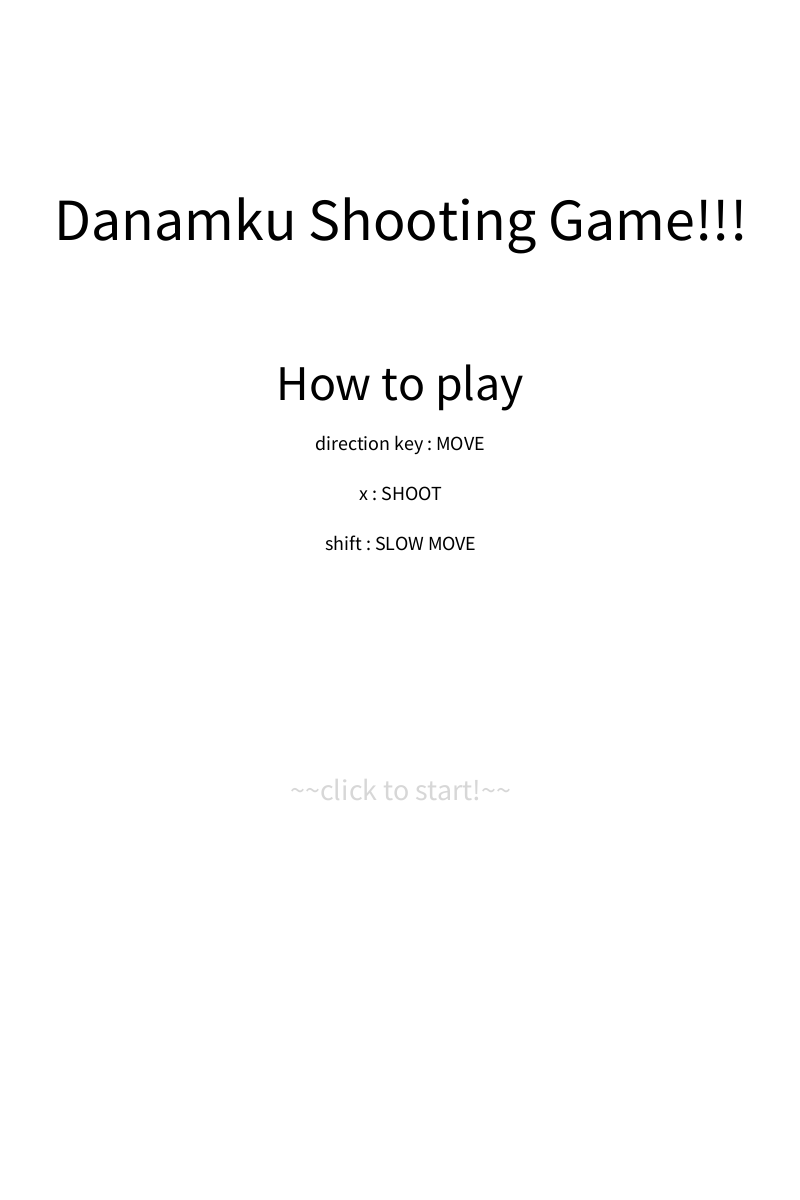
Frame 1 (no input)
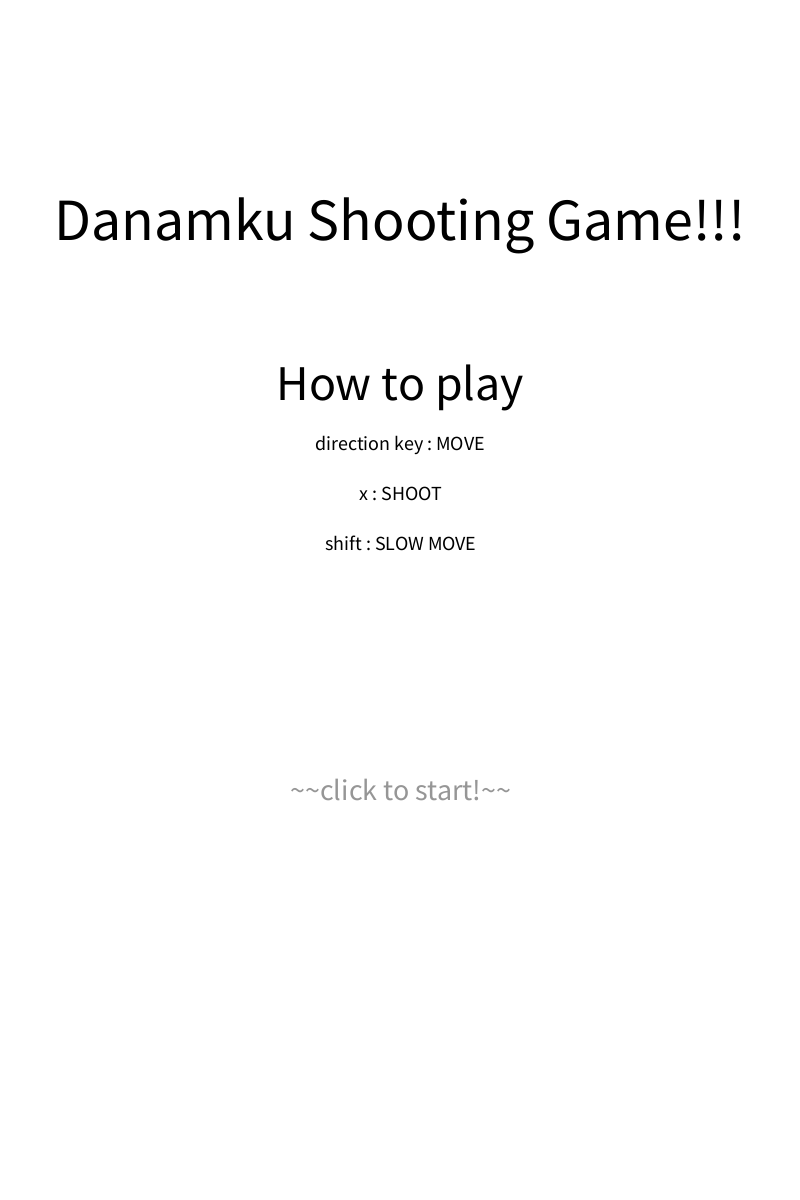
Frame 60 (the mouse pressed at the canvas centre just before this capture)
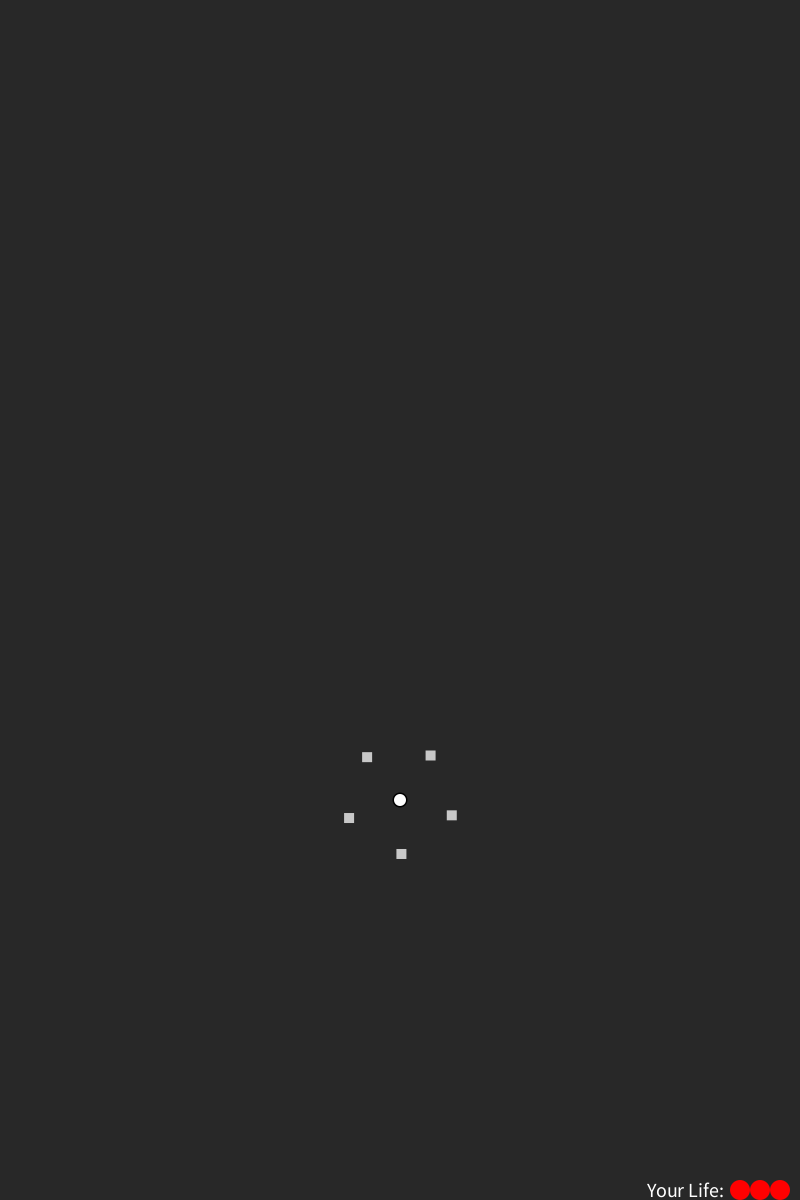
Frame 120 (the mouse held since frame 60 and released just before this capture)

The Processing sketch that drew these frames (run headless with seeded random() and noise(); from frame 60 on, the mouse is pressed at the canvas centre):

// Processing sketch: STGame
// ── STGame.pde
class Timer {
  private double baseTime;
  private boolean first = true;
  Timer() {
    baseTime = millis();
  }
  double getMilTime() {
    return millis() - baseTime;
  }
  double getCntOfFrames() {
    return glo_frameRate * getMilTime()/1000.0;
  }
  void resetTimer() {
    baseTime = millis();
  }
  boolean isFirstCall() {
    return first ? !(first = false) : false;
  }
}
class Danmaku { 
  private ArrayList<Projectile> projectiles = new ArrayList<>();
  private void display() {
    for(int i = 0; i < projectiles.size(); i++)  projectiles.get(i).display();
  }
  private void move() {
    for(int i = 0; i < projectiles.size(); i++) projectiles.get(i).move();
  }
  private void add(Projectile p) {
    projectiles.add(p);
  }
  private void add(ArrayList<Projectile> ps) {
    projectiles.addAll(ps);
  }
  private void deleteOutOfField() {
    for(int i = projectiles.size() - 1; i >= 0; i--) {
      Projectile p = projectiles.get(i);
      if(!p.isInside()) projectiles.remove(i);
    }
  }
  private boolean isEmpty() {
    return projectiles.isEmpty();
  }
}
abstract class Projectile {
  protected double x, y, size, speed, rad;
  protected int figId;
  protected Timer t;
  protected double sx, sy, cx, cy;
  protected color col;
  Projectile (double x0, double y0, double size0, double speed0, double rad0, int figId0, color col0) {
    x = x0; y = y0; size = size0; speed = speed0; rad = rad0; figId = figId0;
    t = new Timer();
    sx = x0; sy = y0; cx = 0; cy = 0; col = col0;
  }
  private void display() {
    fill(255);
    pushMatrix();
    translate((float)sx, (float)sy);
    rotate((float)rad);
    printFig();
    popMatrix();
  }
  private void printFig() {
    if(figId == 0) {
      fill(col); circle((float)cx, (float)cy, (float)size * 1.25);
      fill(255); circle((float)cx, (float)cy, (float)size);
    }
    else rect((float)cx, (float)cy, (float)size*2, (float)size);
  }
  abstract void move();
  protected void setXY() {
    if(cx >= 0) {
      x = sqrt(pow((float)cx, 2) + pow((float)cy, 2))*cos((float)rad) + sx; y = sqrt(pow((float)cx, 2) + pow((float)cy, 2))*sin((float)rad) + sy;
    }else{
      x = sqrt(pow((float)cx, 2) + pow((float)cy, 2))*cos((float)rad + PI) + sx; y = sqrt(pow((float)cx, 2) + pow((float)cy, 2))*sin((float)rad+ PI) + sy;
    }
  }
  private boolean isInside() {
    double tolerance = 50;
    return (-tolerance < x && x < width + tolerance && - tolerance < y && y < height + tolerance);
  }
}
class ULinearP extends Projectile {
  ULinearP(double x0, double y0, double size0, double speed0, double rad0, int figId0, color col0) {
    super(x0, y0, size0, speed0, rad0, figId0, col0);
  }
  void move() {
    cx = t.getCntOfFrames() * speed;
    setXY();
  }
}
abstract class GameObject {
  protected double x, y;
  abstract protected void display();
}
abstract class Unit extends GameObject {
  protected double size;
  protected Danmaku danmaku;
  protected boolean isAlive;
  protected Timer unitTimer = new Timer();
  Unit() {
    danmaku = new Danmaku(); isAlive = true;
  }
  protected boolean isColided(Danmaku opponentDanmaku) {
    if(isAlive) {
      boolean flag = false;
      ArrayList<Projectile> ops = opponentDanmaku.projectiles;
      for (int i = ops.size() - 1; i >= 0; i--) {
        Projectile op = ops.get(i);
        double d = dist((float)x, (float)y, (float)op.x, (float)op.y);
        if(d <= (size + op.size)/2) {
          ops.remove(i);
          return true;
        }
      }
    }
    return false;
  }
  protected void genOneDan(double x, double y, double size, double speed, double fireRad, int figId, color col) {
    danmaku.add(new ULinearP(x, y, size, speed, fireRad, figId, col));
  }
  protected void genNWaysDan(double x, double y, double size, double speed, double fireRad, double spanRad, int n, int figId, color col) {
    for(int i = 0; i < n; i++) {
      double baseRad = fireRad - (n-1) * spanRad / 2;
      danmaku.add(new ULinearP(x, y, size, speed, baseRad + spanRad * i, figId, col));
    }
  }
  protected void genAllDirectionsDan(double x, double y, double size, double speed, double rad, int n, int figId, color col) {
    for(int i = 0; i < n; i++) danmaku.add(new ULinearP(x, y, size, speed, rad + 2*PI*i/n, figId, col));
  }
}
class PlayerUnit extends Unit {
  private int numSubUnits, zanki = 3, mutekiTime = 3000;
  private boolean isAlive, muteki, displayPhase;
  private ArrayList<SubUnit> subUnits = new ArrayList<>();
  private double step = 8, slowStep = 4, angSpan = PI/18, angStep = PI/120, maxAngSpan = PI/18, minAngSpan = PI/72;
  private Timer mutekiTimer, efTimer;
  PlayerUnit() {
    super();
    x = width/2; y = height * 2 / 3; numSubUnits = 5; size = 15;
    for(int i = 0; i < numSubUnits; i++) addSubUnit(2*PI / numSubUnits * i);
    isAlive = true; muteki = false; displayPhase = false;
    mutekiTimer = new Timer(); efTimer = new Timer();
  }
  void update(ArrayList<EnemyUnit> enemies) {
    if(!muteki) {
      for(int i = 0; i < enemies.size(); i++) {
        Unit curEnemyUnit = enemies.get(i);
        if(!muteki && isColided(curEnemyUnit.danmaku)) {
          if(zanki == 0) isAlive = false;
          zanki--;
          muteki = true;
          efTimer.resetTimer(); mutekiTimer.resetTimer();
        }
      }
    }
    commandSubUnit(); shoot(); display(); move();
  }
  protected void display() {
    int efTime = 250;
    if(muteki) {
      if(efTimer.getMilTime() > efTime) {
        displayPhase = !displayPhase;
        efTimer.resetTimer();
      }
      if(mutekiTimer.getMilTime() > mutekiTime) {
        displayPhase = true;
        muteki = false;
      }
      if(!displayPhase) return;
    }
    fill(fBlack); circle((float)x, (float)y, (float)size);
    fill(fWhite); circle((float)x, (float)y, (float)size* 0.8);
  }
  private void move() {
    if(glo_keyState[0] && y >= 0)  y -= (!glo_keyState[4] ? step : slowStep);
    if(glo_keyState[1] && y <= height)  y += (!glo_keyState[4] ? step : slowStep);
    if(glo_keyState[2] && x >= 0)  x -= (!glo_keyState[4] ? step : slowStep);
    if(glo_keyState[3] && x <= width)  x += (!glo_keyState[4] ? step : slowStep);
  }
  private void shoot() {
    if(glo_keyState[4]) {
      angSpan -= angStep; 
      angSpan = max((float)minAngSpan, (float)angSpan);
    }else{
      angSpan += angStep;
      angSpan = min((float)angSpan, (float)maxAngSpan);
    }
    if(glo_keyState[8]) {
      if(unitTimer.getMilTime() >= 20) {
        genNWaysDan(x, y, 7, 20, -PI/2, angSpan, 3, 1, fWhite);
        unitTimer.resetTimer();
      }
    }
    danmaku.display(); danmaku.move(); danmaku.deleteOutOfField();
  }
  private void addSubUnit(double rad) {
    SubUnit newSubUnit = new SubUnit(rad);
    subUnits.add(newSubUnit);
  }
  private void commandSubUnit() {
    for(int i = 0; i < numSubUnits; i++) {
      SubUnit temp = subUnits.get(i);
      temp.setMainUnitLoc(x, y); temp.update();
    }
  }
  double getX() {return x;}
  double getY() {return y;}
  int getNumSubUnits() {return numSubUnits;}
  ArrayList<SubUnit> getSubUnits() {return new ArrayList<>(subUnits);}
  int getZanki() {return zanki;}
  boolean getIsAlive() {return isAlive;}
}
class SubUnit extends Unit {
  private double size = 10,maxDist = 50, minDist = 25, distFromPlayer = 50, dStep = 4, mainUnitX, mainUnitY, rad;
  SubUnit(double rad0) {
    x = distFromPlayer*cos((float)rad); y = distFromPlayer*sin((float)rad); rad = rad0;
  }
  void setMainUnitLoc(double px, double py) {
    mainUnitX = px; mainUnitY = py;
  }
  void update() {
    shoot(); display(); move();
  }
  protected void display() {
    x = distFromPlayer*cos((float)rad); y = distFromPlayer*sin((float)rad);
    pushMatrix();
    translate((float)mainUnitX, (float)mainUnitY);
    fill(200);
    rect((float)(x), (float)(y), 10, 10);
    popMatrix();
  }
  private void move() {
    if(glo_keyState[4]) {
      distFromPlayer = max((float)minDist, (float)distFromPlayer);
      distFromPlayer -= dStep;
    }else{
      distFromPlayer = min((float)distFromPlayer, (float)maxDist);
      distFromPlayer += dStep;
    }
    rad += PI/120.0;
    rad %= 2 * PI;
  }
  private void shoot() {
    if(glo_keyState[8]) {
      if(unitTimer.getMilTime() >= 20) {
        genOneDan(mainUnitX + x, mainUnitY + y, 5, 20, -PI/2, 0, fWhite);
        unitTimer.resetTimer();
      }
    }
    danmaku.display(); danmaku.move(); danmaku.deleteOutOfField();
  }
}
class EnemyUnit extends Unit {
  private Timer t, pauseTimer;
  protected int life;
  private int waypointsIndex, maxWaypointIndex;
  private double speed, rad, sx, sy, cx, cy, curWaypointX, curWaypointY;
  private double[][] waypoints;
  private boolean isPaused, isActive, hasPauseBeenTriggered, isMovable;  
  protected PlayerUnit player;
  EnemyUnit(double x0, double y0, double size0, double speed0, double[][] waypoints0) {
    super();
    x = x0; y = y0; sx = x0; sy = y0; cx = 0; cy = 0; size = size0; speed = speed0; waypoints = waypoints0; life = 1;
    t = new Timer(); pauseTimer = new Timer(); danmaku = new Danmaku(); 
    isAlive = true; isActive = true; hasPauseBeenTriggered = false; isPaused = false; isMovable = true;
    waypointsIndex = 0; maxWaypointIndex = waypoints.length - 1;
    curWaypointX = waypoints[0][0]; curWaypointY = waypoints[0][1];
  }
  void update() {
    drawDanmaku();
    if(isAlive) {
      if(isColided(player.danmaku)) applyDamage();
      ArrayList<SubUnit> playerSubUnits = player.getSubUnits();
      for(int i = 0; i < player.getNumSubUnits(); i++) if(isColided(playerSubUnits.get(i).danmaku)) applyDamage();
      if(!isInField()) isAlive = false;
      act(); display();
    }else{
      isActive = !danmaku.isEmpty();
    }
  }
  private void applyDamage() {
    if(life > 0) life--;
    else isAlive = false;
  }
  void display() {
    pushMatrix();
    translate((float)sx, (float)sy);
    rotate((float)rad);
    fill(fBlack);
    circle((float)cx, (float)cy, (float)size);
    fill(fWhite);
    circle((float)cx, (float)cy, (float)size*0.8);
    popMatrix();
  }
  protected void shootOnPause() {}; protected void shootJustOnPause() {}; protected void shootDurMoving() {}; protected void shootConstantly() {};  //抽象メソッドにはしない
  private void drawDanmaku() {
    danmaku.display(); danmaku.move(); danmaku.deleteOutOfField();
  }
  private void act() {
    if(isMovable) {
      if(isPaused) {
        if(!hasPauseBeenTriggered) {
          shootJustOnPause(); pauseTimer.resetTimer();
          hasPauseBeenTriggered = true;
        }
        if(pauseTimer.getMilTime() >= waypoints[waypointsIndex][2]) {
          if(waypointsIndex == maxWaypointIndex) {
            isMovable = false;
          }else{
            waypointsIndex++;
            sx = curWaypointX; sy = curWaypointY; cx = 0; cy = 0; curWaypointX = waypoints[waypointsIndex][0]; curWaypointY = waypoints[waypointsIndex][1];
            isPaused = false; hasPauseBeenTriggered = false;
            pauseTimer.resetTimer();
          }
        }
        shootOnPause();
      }else{
        double d = dist((float)x, (float)y, (float)curWaypointX, (float)curWaypointY);
        if(d <= speed) {
          isPaused = true;
        }else{
          moveTo(curWaypointX, curWaypointY);
        }
        shootDurMoving();
      }
    }
    shootConstantly();
  }
  private void moveTo(double curWpX, double curWpY) {
    rad = atan2((float)(curWpY - sy), (float)(curWpX - sx));
    cx += speed;
    setXYFromCXY();
  }
  private boolean isInField() {
    double tolerance = size/2;//50;
    return !(x <= -tolerance || x >= width + tolerance || y <= -tolerance || y >= height + tolerance);
  }
  protected void setXYFromCXY() {
    x = sqrt(pow((float)cx, 2) + pow((float)cy, 2))*cos((float)rad) + sx; y = sqrt(pow((float)cx, 2) + pow((float)cy, 2))*sin((float)rad) + sy;
  }
  void setPlayer(PlayerUnit player0) {
    player = player0;
  }
  boolean getActivityState() {return isActive;}
}
class NormEn1 extends EnemyUnit {
  private Timer[] shootOnPauseTimer;
  NormEn1(double x0, double y0, double size0, double speed0, double[][] waypoints0) {
    super(x0, y0, size0, speed0, waypoints0);
    life = 15;
    shootOnPauseTimer = new Timer[2]; shootOnPauseTimer[0] = new Timer(); shootOnPauseTimer[1] = new Timer();
  } 
  protected void shootJustOnPause() {
    double toP = atan2((float)(player.getY() - y), (float)(player.getX() - x));
    genNWaysDan(x, y, 10, 5, toP, PI/192, 13, 0, fMagenta);
    shootOnPauseTimer[1].resetTimer();    
  }
}
class NormEn2 extends EnemyUnit {
  private Timer[] shootOnPauseTimer;
  NormEn2(double x0, double y0, double size0, double speed0, double[][] waypoints0) {
    super(x0, y0, size0, speed0, waypoints0);
    life = 20;
    shootOnPauseTimer = new Timer[2]; shootOnPauseTimer[0] = new Timer(); shootOnPauseTimer[1] = new Timer();
  }
  protected void shootOnPause() {
    if(shootOnPauseTimer[0].isFirstCall() || shootOnPauseTimer[0].getMilTime() >= 1000) {
      double toP = atan2((float)(player.getY() - y), (float)(player.getX() - x));
      genAllDirectionsDan(x, y, 20, 3, toP, 24, 0, fBlue);
      shootOnPauseTimer[0].resetTimer();
    }
    if(shootOnPauseTimer[1].isFirstCall() || shootOnPauseTimer[1].getMilTime() >= 1600) {
      double toP = atan2((float)(player.getY() - y), (float)(player.getX() - x));
      genAllDirectionsDan(x, y, 30, 4, toP, 4, 0, fRed);
      shootOnPauseTimer[1].resetTimer();
    }
  }
}
class NormEn3 extends EnemyUnit {
  private Timer shootDurMoving;
  NormEn3(double x0, double y0, double size0, double speed0, double[][] waypoints0) {
    super(x0, y0, size0, speed0, waypoints0);
    life = 3;
    shootDurMoving = new Timer();
  }
  protected void shootJustOnPause() {
    genAllDirectionsDan(x, y, 10, 3, 0, 32, 0, fCyan);
  }
}
class LargeEn extends EnemyUnit {
  private Timer[] shootOnPauseTimer;
  LargeEn(double x0, double y0, double size0, double speed0, double[][] waypoints0) {
    super(x0, y0, size0, speed0, waypoints0);
    life = 150;
    shootOnPauseTimer = new Timer[2]; shootOnPauseTimer[0] = new Timer(); shootOnPauseTimer[1] = new Timer();
  }
  protected void shootOnPause() {
    if(shootOnPauseTimer[0].isFirstCall() || shootOnPauseTimer[0].getMilTime() >= 200) {
      double toP = atan2((float)(player.getY() - y), (float)(player.getX() - x));
      genAllDirectionsDan(x, y, 20, 5, toP, 18, 0, fRed);
      shootOnPauseTimer[0].resetTimer();
    }
    if(shootOnPauseTimer[1].isFirstCall() || shootOnPauseTimer[1].getMilTime() >= 100) {
      double toP = atan2((float)(player.getY() - y), (float)(player.getX() - x));
      genOneDan(x, y, 20, 8, toP, 0, fGreen);
      shootOnPauseTimer[1].resetTimer();
    }
  }
  protected void shootJustOnPause() {
    double toP = atan2((float)(player.getY() - y), (float)(player.getX() - x));
    genAllDirectionsDan(x, y, 30, 4, toP, 64, 0, fYellow);
  }
}
abstract class Wave {
  private Timer waveTimer, spawnTimer;
  private int round, startTime, span, enId;
  Wave(int round0, int startTime0, int span0, int enId0) {
    round = round0; startTime = startTime0; span = span0; enId = enId0;
    waveTimer = new Timer(); spawnTimer = new Timer();
  }
  void update() {
    spawnEnemy();
  }
  protected void spawnEnemy() {
    if(round > 0 && spawnTimer.getMilTime() > startTime) {
      if(waveTimer.isFirstCall() || waveTimer.getMilTime() >= span) {
        genEnemy();
        round--;
        waveTimer.resetTimer();
      }
    }
  }
  abstract protected void genEnemy();
}
class WaveA extends Wave {
  WaveA(int round0, int startTime0, int span0, int enId0) {
    super(round0, startTime0, span0, enId0);
  }
  protected void genEnemy() {
    float sp = height/6 / 10;
    for(int i = 0; i < 7; i++) {
      enemies.add(new NormEn1(width/8*(i+1), 0, sp, 4, new double[][] {{width/8*(i+1), height/6, 500}, {width/8*(i+1), height/3, 500}, {width/8*(i+1), height/2, 500}, {width/8*(i+1), height/8, 500}, {width/8*(i+1), -50, 500}}));
    }
  }
}
class WaveB extends Wave {
  WaveB(int round0, int startTime0, int span0, int enId0) {
    super(round0, startTime0, span0, enId0);
  }
  protected void genEnemy() {
    for(int i = 1; i <= 6; i++) {
      enemies.add(new NormEn2(width,   height/8, 20, 8*0.2*(7-i), new double[][] {{width/7*i, height/8, 10000}, {width+50, height/8, 10000}}));
      enemies.add(new NormEn2(    0,   height/4, 20, 8*0.2*i,     new double[][] {{width/7*i, height/4, 10000}, {-50, height/4, 10000}}));
      enemies.add(new NormEn2(width, height*3/8, 20, 8*0.2*(7-i), new double[][] {{width/7*i, height*3/8, 10000}, {width+50, height*3/8, 10000}}));
    }
  }
}
class WaveC1 extends Wave{ 
  WaveC1(int round0, int startTime0, int span0, int enId0) {
    super(round0, startTime0, span0, enId0);
  }
  protected void genEnemy() {
    enemies.add(new LargeEn(  width/5, 0, 30, 4, new double[][] {{  width/5, height/3,  2000}, {width/2, height/6, 2000}, {width*4/5, height/3, 2000}, {width/2, height/2, 2000}, {  width/5, height/3, 2000}, {width/5, -50, 2000}}));
    enemies.add(new LargeEn(width*4/5, 0, 30, 4, new double[][] {{width*4/5, height/3,  2000}, {width/2, height/2, 2000}, {  width/5, height/3, 2000}, {width/2, height/6, 2000}, {width*4/5, height/3, 2000}, {width*4/5, -50, 2000}}));
  }
}
class WaveC2 extends Wave{
  WaveC2(int round0, int startTime0, int span0, int enId0) {
    super(round0, startTime0, span0, enId0);
  }
  protected void genEnemy() {
    double ranX = random(width/8, width*7/8), ranY = random(height/6, height/2), ranSp = random(3, 6);
    enemies.add(new NormEn3(ranX, 0, 20, ranSp, new double[][] {{ranX, ranY, 100}, {ranX, -50, 10000}}));
  }
}


Title title;
ArrayList<Wave> waves;
PlayerUnit jiki;
ArrayList<EnemyUnit> enemies;
boolean[] glo_keyState = new boolean[16];//0-3:上下左右 4:低速モード 8:射撃
boolean glo_isClicked;
int glo_gameSeq, glo_frameRate, glo_maxZanki, glo_defeatedLEnCnt, glo_maxLEnCnt;
final color fWhite = color(255), fRed = color(255, 0, 0), fBlue = color(0, 0, 255), fGreen = color(0, 255, 0), fGray = color(127), fYellow = color(255, 255, 0), fMagenta = color(255, 0, 255), fCyan = color(0, 255, 255), fBlack = color(0);
void setup() {
  glo_frameRate = 60; glo_gameSeq = 0; glo_isClicked = false; glo_maxZanki = 3; glo_defeatedLEnCnt = 0; glo_maxLEnCnt = 2;
  size(800, 1200);
  frameRate(glo_frameRate); rectMode(CENTER); imageMode(CENTER); textAlign(CENTER); noStroke();
  for(int i = 0; i < 16; i++)  glo_keyState[i] = false;  
  title = new Title(); jiki = new PlayerUnit(); enemies = new ArrayList<>(); waves = new ArrayList<>(); 
}
class Title {
  private int colVal, dCol;
  private boolean isClicked;
  Title() {
    colVal = 215; dCol = 5; isClicked = false;
  }
  private void display() {
    background(255); textAlign(CENTER, BASELINE); fill(fBlack);
    textSize(60); text("Danamku Shooting Game!!!", width/2, height/5);
    textSize(50); text("How to play", width/2, height/3);
    textSize(20); text("direction key : MOVE", width/2, height/3 + 50); text("shift : SLOW MOVE",  width/2, height/3 + 150); text("x : SHOOT", width/2, height/3 + 100);
    fill(color(colVal));
    textSize(30);
    text("~~click to start!~~", width/2, height*2/3);
  }
  private void update() {
    display();
    colVal -= dCol;
    isClicked = glo_isClicked; //mousePressed()を使うため，セッターは用いない
    if(colVal < 40 || colVal > 215) dCol *= -1;
  }
  private boolean getIsClicked() {
    return isClicked;
  }
}
void draw() {
  if(glo_gameSeq == 0) {
    title.update();
    if(title.getIsClicked()) {
      WaveA w1 = new WaveA(4, 2000, 1000, 1); WaveB w2 = new WaveB(1, 12000, 1000, 1); WaveC1 w3 = new WaveC1(1, 24000, 0, 1); WaveC2 w4 = new WaveC2(60, 24500, 250, 1);
      waves.add(w1);waves.add(w2);waves.add(w3);waves.add(w4);
      glo_gameSeq = 1;
    }
  }
  if(glo_gameSeq == 1) {
    background(40, 40, 40, 10);
    jiki.update(enemies);
    for(int i = 0; i < waves.size(); i++) {
      Wave w = waves.get(i);
      w.update();
    }
    for(int i = 0; i < enemies.size(); i++) {
      EnemyUnit en = enemies.get(i);
      en.setPlayer(jiki);
      en.update();
      if(!en.getActivityState()) {
        if(en instanceof LargeEn) glo_defeatedLEnCnt++;
        enemies.remove(i);
      }                                    
    }
    zankiUI(jiki.getZanki());
    if(!jiki.getIsAlive()) glo_gameSeq = 2;
    if(glo_defeatedLEnCnt == glo_maxLEnCnt && enemies.isEmpty()) glo_gameSeq = 3;
  }else if(glo_gameSeq == 2) {
    background(20); fill(fRed); textAlign(CENTER); textSize(100); text("Game Over...", width/2, height/2);
    noLoop();
  }else if(glo_gameSeq == 3) {
    background(235); fill(fGreen); textAlign(CENTER); textSize(100); text("You Win!!!", width/2, height/2);
    noLoop();
  }
}
void zankiUI(int zanki) {
  int efDia = 20;
  String s = "Your Life:";
  float xw = width - textWidth(s);
  textSize(20);
  textAlign(RIGHT,CENTER);
  text("Your Life:", xw, height-efDia/2);
  for(int i = 0; i < jiki.getZanki(); i++) {
    fill(fRed);
    circle(width + efDia*(i - glo_maxZanki), height - efDia/2, efDia);
  }
}
void mousePressed() {
  glo_isClicked = true;
}
void keyPressed() {
  if(keyCode == UP)   glo_keyState[0] = true;
  if(keyCode == DOWN) glo_keyState[1] = true;
  if(keyCode == LEFT) glo_keyState[2] = true;
  if(keyCode == RIGHT) glo_keyState[3] = true;
  if(keyCode == SHIFT) glo_keyState[4] = true;
  if(key == 'x' || key == 'X') glo_keyState[8] = true;
}
void keyReleased() {
  if(keyCode == UP)   glo_keyState[0] = false;
  if(keyCode == DOWN) glo_keyState[1] = false;
  if(keyCode == LEFT) glo_keyState[2] = false;
  if(keyCode == RIGHT) glo_keyState[3] = false;
  if(keyCode == SHIFT) glo_keyState[4] = false;
  if(key == 'x' || key == 'X') glo_keyState[8] = false;
}
/*
class UCurveP extends Projectile {
  double angVelo;
  UCurveP(double x0, double y0, double size0, double speed0, double rad0, int figId0, double angVelo0, color col0) {
    super(x0, y0, size0, speed0, rad0, figId0, col0);
    angVelo = angVelo0;
  }
  void move() {
    cx = t.getCntOfFrames() * speed;
    rad = rad + t.getCntOfFrames() * angVelo;
    setXY();
  }
}
class UAcceleP extends Projectile {
  double cxac;
  UAcceleP(double x0, double y0, double size0, double speed0, double rad0, int figId0, double cxac0,  color col0) {
    super(x0, y0, size0, speed0, rad0, figId0, col0);
    cxac = cxac0;
  }
  void move() {
    double sec = t.getCntOfFrames();
    cx = speed*sec + cxac*sec*sec/2.0;
    setXY();
  }
}
class Wave2 extends Wave {
  Wave2(int round0, int startTime0, int span0, int enId0) {
    super(round0, startTime0, span0, enId0);
  }
  void genEnemy() {
    enemies.add(new NormEn1(0, height/3, 20, 3, new double[][] {{width/5, height/6, 0},{width*2/5, height/3, 0}, {width*3/5, height/6, 0}, {width*4/5, height/3, 0}, {width*4/5, height/3,0},{width+50, height/6, 0}}));
  }
}
class Wave3 extends Wave {
  Wave3(int round0, int startTime0, int span0, int enId0) {
    super(round0, startTime0, span0, enId0);
  }
  void genEnemy() {
    enemies.add(new NormEn1(width, height/3, 20, 3, new double[][] {{width*4/5, height/6, 0},{width*3/5, height/3, 0}, {width*2/5, height/6, 0}, {width/5, height/3, 0}, {0, height/6,0},{-50, height/6, 0}}));
  }
}
class HomingP extends Projectile {
  double limAng;
  double playerX, playerY;
  HomingP(double x0, double y0, double size0, double speed0, double rad0, int figId0, double limAng0, color col0) {
    super(x0, y0, size0, speed0, rad0, figId0, col0);
    limAng = limAng0;
  }
  private void setPlayerXY(PlayerUnit player) {
    playerX = player.getX();
    playerY = player.getY();
  }
  void move() {
    double toPlayerAng = atan2((float)(playerX-x), (float)(playerY-y));
    double cang;
    if(toPlayerAng >= rad) {
      cang = min((float)toPlayerAng, (float)(limAng + rad));
    }else{
      cang = max((float)toPlayerAng, (float)(limAng + rad));
    }
    rad = cang;
  }
}
abstract class Projectile extends Stuff {
  double tolerance = 50;
  double sx, sy, rad, speed, size;
  double cx, cy;
  Projectile(double x0, double y0, double size0, double speed0, double rad0) {
    x = x0;
    y = y0;
    sx = x0;
    sy = y0;
    rad = rad0;
    cx = 0;
    cy = 0;
    speed = speed0;
    size = size0;
  }
  abstract void drawFig();

  void display() {
    fill(255);
    translate((float)sx, (float)sy);
    rotate((float)rad);
    drawFig();
    rotate(-(float)rad);
    translate( -(float)sx, -(float)sy);
  }
  
  void move() {
    cy -= speed;
    x = sqrt(pow((float)cx, 2) + pow((float)cy, 2))*sin((float)rad) + sx;
    y = -sqrt(pow((float)cx, 2) + pow((float)cy, 2))*cos((float)rad) + sy;
  }

  boolean isInside() {
    if(x <= -tolerance || width + tolerance <= x 
    || y <= -tolerance || height + tolerance <= y ) {
      return false;
    }
    return true;
  }

  double getProjectileX() {
    return x;
  }
  double getProjectileY() {
    return y;
  }
}
class Bullet extends Projectile {
  Bullet(double x0, double y0, double size0, double speed0, double rad0) {
    super(x0, y0, size0, speed0, rad0);
  }
  void drawFig() {
    rect(0, (float)cy, (float)size, (float)size*2);
  }
}
class Orb extends Projectile {
  Orb(double x0, double y0, double size0, double speed0, double rad0) {
    super(x0, y0, size0, speed0, rad0);
  }
  void drawFig() {
    circle(0, (float)cy, (float)size);
  } 
}
abstract class DropItem extends Stuff {
  boolean isInside() {
    return true;
  }
}
class ScoreItem extends DropItem {
  void display() {
  }
}
class ExpItem extends DropItem {
  void display() {
  }
}
*/


/*class GameProgress {
  Timer gameTimer;
  boolean[] waves
  boolean bossBattle;

  PlayerUnit jiki = new PlayerUnit();
  ArrayList<EnemyUnit> enemies = new ArrayList<>();


  GameProgress() {
    waves = new boolean[3];
    for(int i = 0; i < waves.length(); i++) {
      waves[i] = false;
    }
    bossBattle = false;
  }

  void updata() {
    if(gameTimer >= 3000) {
      wave1 = new Wave1();
    }
  }
  void progress() {
    if(!waves[0]) {
      waves[0] = true;
    }else if(!waves[1]) {

    }else if(!waves[2]) {
      
    }else if(!waves[3]) {
      
    }else if(!waves[4]) {
      
    }
  }
  void stage1() {

  }
}
class Wave1 {
  Timer timer = new Timer();
  Timer spawn = new Timer();
  boolean[] spawned
  ArrayList<EnemyUnit> enemies = new ArrayList<>();
  Wave1() {
    spawned = new boolean[3];
    for(int i = 0; i < tern.length(); i++) {
      tern[i] = false;
    }
  }

  void spawnEnemies() {
    if(!spawned[0] && timer.getMilTime() >= 1000) {
      enemies.add(new NEnemy1(width/5, 0, 10, 3, PI));
      enemies.add(new NEnemy1(width*4/5, 0, 10, 3, PI));
      spawned[0] = true;
    }
    if(!spawned[1] && timer.getMilTime() >= 1500) {
      enemies.add(new NEnemy1(width/5, 0, 10, 3, PI));
      enemies.add(new NEnemy1(width*4/5, 0, 10, 3, PI));
      spawned[1] = true;
    }
    if(!spawned[2] && timer.getMilTime() >= 2000) {
      enemies.add(new NEnemy1(width/5, 0, 10, 3, PI));
      enemies.add(new NEnemy1(width*4/5, 0, 10, 3, PI));
      spawned[2] = true;
    }
  }

}

static class LinearProjectile extends Projectile {
  LinearProjectile(double x0, double y0, double size0, double speed0, double rad0, int figId0) {
    super(x0, y0, size0, speed0, rad0, figId0);
  }
  void move() {
    cy -= speed;
    x = sqrt(pow((float)cx, 2) + pow((float)cy, 2))*sin((float)rad) + sx;
    y = -sqrt(pow((float)cx, 2) + pow((float)cy, 2))*cos((float)rad) + sy;
  }
}
static class TrackingProjectile extends Projectile {
  TrackingProjectile(double x0, double y0, double size0, double speed0, double rad0, int figId0) {
    super(x0, y0, size0, speed0, rad0, figId0);
  }
  void move() {

  }
}



*/
